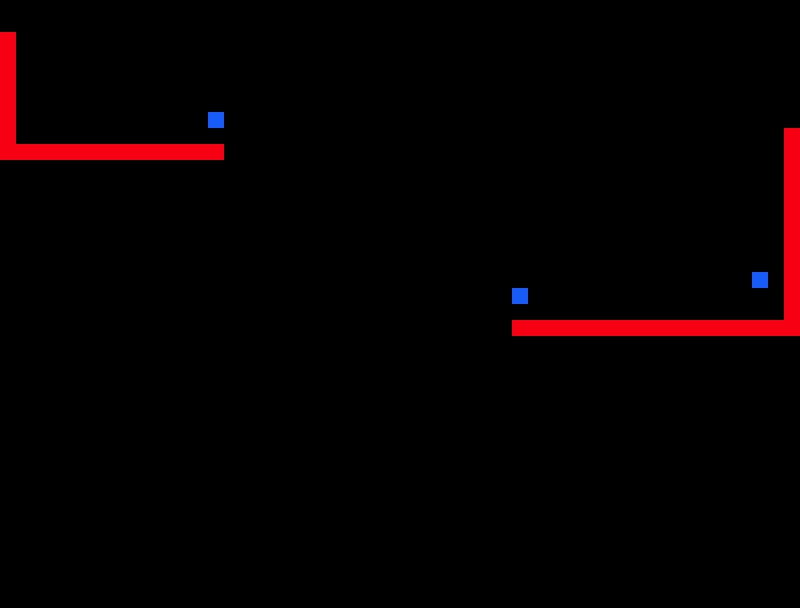

Below is a game level as drawn by its tile map, then a one-line description and the .tmx that defines it (tile-layer data replaced by summaries):
An orthogonal 50x38 tile map with 16x16 px tiles, 2 tile layers (collision, diamonds), 1 hidden layer not drawn, 3 tilesets.

<map version="1.0" orientation="orthogonal" width="50" height="38" tilewidth="16" tileheight="16">
 <tileset firstgid="1" name="collision" tilewidth="16" tileheight="16">
  <image source="collision.png" width="80" height="32" />
 </tileset>
 <tileset firstgid="11" name="rock_sample" tilewidth="16" tileheight="16">
  <image source="rock_sample.png" width="414" height="702" />
 </tileset>
 <tileset firstgid="1086" name="background" tilewidth="16" tileheight="16">
  <image source="sky_texture_1.png" width="400" height="300" />
 </tileset>
 <layer name="collision" width="50" height="38">
  <data>[1900 cells, 51 non-empty, 1 distinct tile ids]</data>
 </layer>
 <layer name="diamonds" width="50" height="38">
  <data>[1900 cells, 3 non-empty, 1 distinct tile ids]</data>
 </layer>
 <layer name="tiles" width="50" height="38" visible="0">
  <data>[1900 cells, 1900 non-empty, 434 distinct tile ids]</data>
 </layer>
</map>
